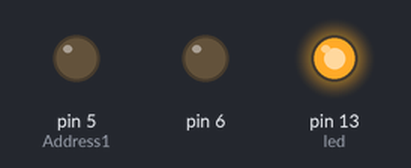
A sketch run on a simulated Arduino Uno, built with avr-gcc and run on an emulated ATmega328P. Shown: output pins drawn as LEDs (lit = HIGH). Pins used as bus, display or sensor lines are not drawn.

Above: at 0.5 s.
At 1.5 s:
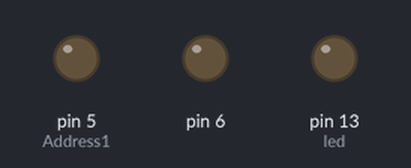
At 2.5 s:
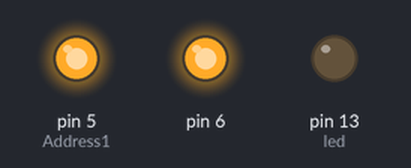
At 3.1 s:
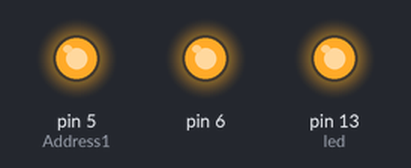
At 4.7 s:
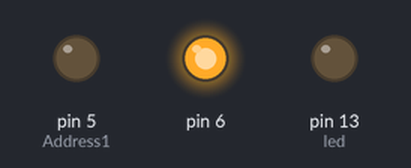
At 5.7 s:
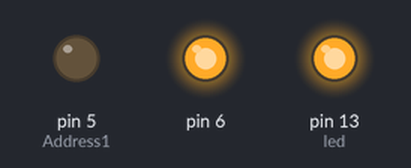
Timing chart, 0 to 6.8 s (numbered marks = the images above):
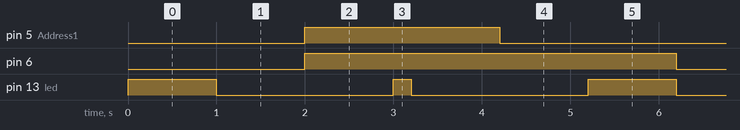

Measured:
- by itself, pin 5 (Address1): alternates HIGH for 2.2 s and LOW for 3.0 s
- by itself, pin 6: alternates HIGH for 4.2 s and LOW for 1.0 s
- by itself, pin 13 (led): repeats every 5.2 s: LOW 2.0 s, HIGH 0.20 s, LOW 2.0 s, HIGH 1.0 s

The sketch:

HP45_hacking_test_2.ino
```cpp
const byte AddressClock = 7; //D7
const byte AddressClear = 6; //D6
const byte Address1 = 5; //D5
const byte led = 13;

void setup() {
  // put your setup code here, to run once:

  DDRD = DDRD | B11100000;
  pinMode(led, OUTPUT);

  digitalWrite(Address1, 0);
}

void loop() {
  digitalWrite(led, 1);
  delay(1000);
  digitalWrite(led, 0);

  //reset
  PORTD = PORTD | B01000000;
  PORTD = PORTD & B10111111;
  delay(1000);

  //set address pin
  PORTD = PORTD & B01111111;
  PORTD = PORTD | B01100000;
  delay(1000);

  digitalWrite(led, 1);
  delay(200);
  digitalWrite(led, 0);
  //trigger clock
  PORTD = PORTD | B10000000;
  PORTD = PORTD & B01111111;
  delay(1000);

  //reset address
  PORTD = PORTD & B11011111;
  delay(1000);
}
```
